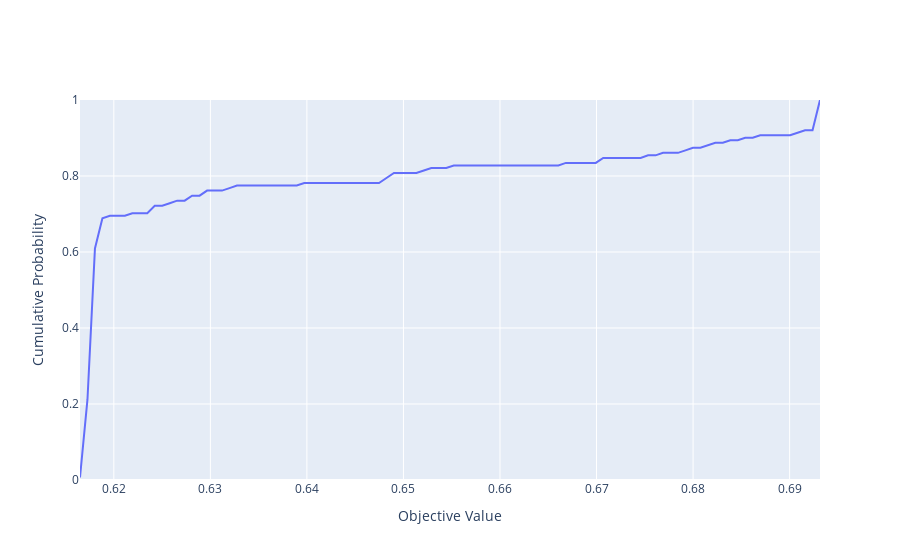

Notebook code cell kept with this figure:
### Code cell
fig=optuna.visualization.plot_edf(study_best_features)
fig.update_layout(title="")
